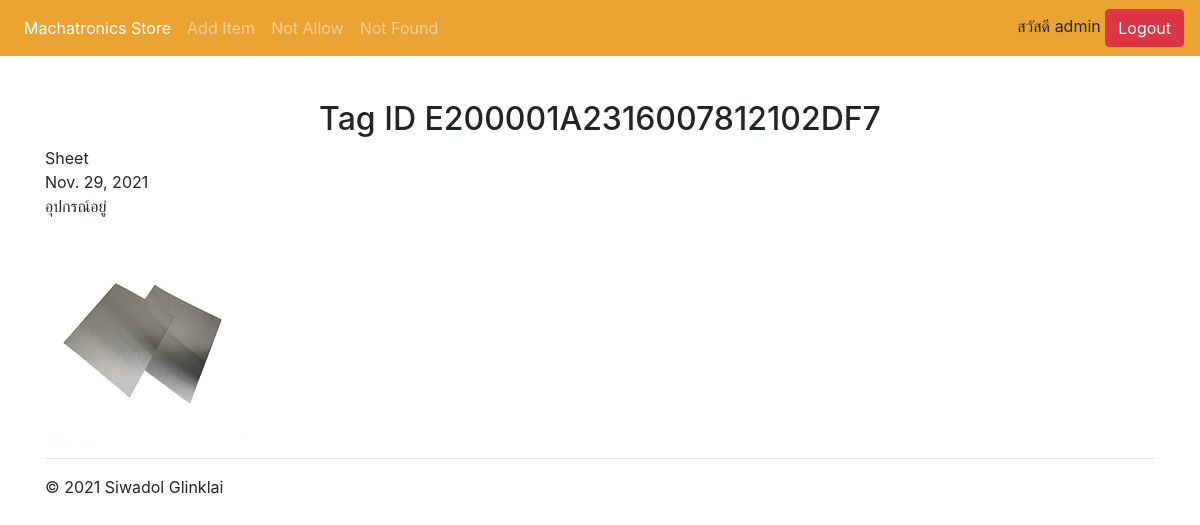
The app's page /item/E200001A2316007812102DF7/ (signed in) with its own data.
### WebApplication/models.py (models this page shows, shortened)
class ObjectInfo(models.Model):
    all_status = [
        ('อุปกรณ์อยู่','อุปกรณ์อยู่'),
        ('อุปกรณ์ไม่อยู่','อุปกรณ์ไม่อยู่'),
        ('กำลังดำเนินการ','กำลังดำเนินการ'),
        ('ถูกยืม','ถูกยืม'),
        ('คืนของ','คืนของ'),
    ]
    tag_id = models.CharField(max_length=200, primary_key=True)
    tag_name = models.CharField(max_length=50)
    add_date = models.DateField(auto_now_add=True)
    status = models.CharField(
        max_length=20,
        default='อยู่',
        choices=all_status
    )
    picture = models.ImageField(upload_to="ObjectInfo",null=True,blank=True)

### WebApplication/views.py (the view)
# urls.py: path('item/<str:tag_id>/', login_required(views.item), name='item'),
def item(request,tag_id):
    objects = ObjectInfo.objects.get(tag_id=tag_id)
    objects_history = ObjectHistory.objects.filter(tag_id=tag_id)
    return render(request, 'WebApplication/item.html',{
        'objects':objects,
        'objects_history':objects_history})

### templates/WebApplication/item.html (shortened to what this page needs)
{% extends 'WebApplication/base.html' %}
{% block content %}
<h2 align="center">Tag ID {{objects.tag_id}}</h2>
{{objects.tag_name}} <br>
{{objects.add_date}} <br>
{{objects.status}} <br>
{{objects.date_time}} <br>
<img style="width:200px; height:200px" src="{{objects.picture.url}}">
{% endblock %}

### templates/WebApplication/base.html (shortened to what this page needs)
<!doctype html>
<html lang="en">
  <head>
    <link rel="stylesheet" href="https://maxcdn.bootstrapcdn.com/bootstrap/4.4.1/css/bootstrap.min.css">
    <link rel="stylesheet" href="https://cdnjs.cloudflare.com/ajax/libs/font-awesome/4.7.0/css/font-awesome.min.css">
  </head>
  <body>
    <nav class="navbar navbar-expand-md navbar-dark fixed-top" style='background-color: #eba434;'>
  <div class="collapse navbar-collapse" id="navbarsExampleDefault">
    <ul class="navbar-nav mr-auto">
      <li class="nav-item active">
        <a class="nav-link" href="{% url 'WebApplication:home' %}">Machatronics Store <span class="sr-only">(current)</span></a>
      </li>
      <li class="nav-item">
        {% if user.is_authenticated %}
          <a class="nav-link" href="{% url 'WebApplication:add' %}">Add Item</a>
        {% endif %}
      </li>
      <li class="nav-item">
        {% if user.is_authenticated %}
          <a class="nav-link" href="{% url 'WebApplication:not_allow' %}">Not Allow</a>
        {% endif %}
      </li>
      <li class="nav-item">
        {% if user.is_authenticated %}
          <a class="nav-link" href="{% url 'WebApplication:notFound' %}">Not Found</a>
        {% endif %}
      </li>
    </ul>
    <div>
      {% if user.is_authenticated %}
        สวัสดี {{user.username}}
        <a class="btn btn-danger" href="{% url 'WebApplication:logout' %}">Logout</a>
      {% endif %}
    </div>
  </div>
</nav>
<main role="main">
  <div class="container">
   {% block content %}
   {% endblock %}
    <hr>
  </div>
</main>
<footer class="container">
  <p>&copy; 2021 Siwadol Glinklai</p>
</footer>
</body>
</html>

### records on screen
ObjectInfo: tag_id "E200001A2316007812102DF7", tag_name "Sheet", add_date "Nov. 29, 2021", status "อุปกรณ์อยู่", picture (picture)

### other values on screen
{{ user.username }} "admin"
